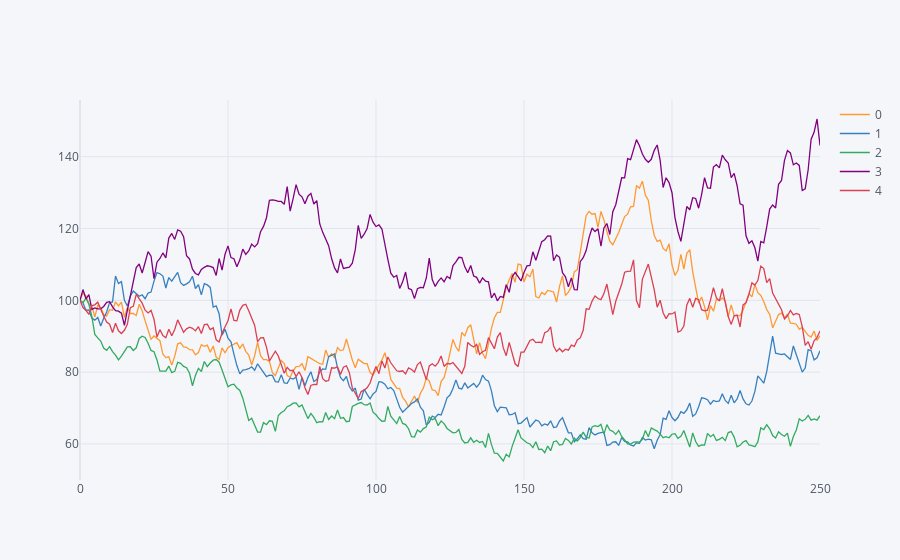

The notebook cell saved with this chart:
### Code cell
import cufflinks as cf
cf.go_offline()
df.iplot()

### Figure 1 — Plotly figure (JSON) as saved in the notebook; plotly's stock layout.template omitted (floating-point values rounded to 4 significant figures; data arrays with more than 128 entries replaced by an {"elided": "..."} marker saying what was removed)
{"data": [{"line": {"color": "rgba(255, 153, 51, 1.0)", "dash": "solid", "shape": "linear", "width": 1.3}, "mode": "lines", "name": "0", "text": "", "type": "scatter", "x": {"elided": "251 int values"}, "y": {"elided": "251 float values"}}, {"line": {"color": "rgba(55, 128, 191, 1.0)", "dash": "solid", "shape": "linear", "width": 1.3}, "mode": "lines", "name": "1", "text": "", "type": "scatter", "x": {"elided": "251 int values"}, "y": {"elided": "251 float values"}}, {"line": {"color": "rgba(50, 171, 96, 1.0)", "dash": "solid", "shape": "linear", "width": 1.3}, "mode": "lines", "name": "2", "text": "", "type": "scatter", "x": {"elided": "251 int values"}, "y": {"elided": "251 float values"}}, {"line": {"color": "rgba(128, 0, 128, 1.0)", "dash": "solid", "shape": "linear", "width": 1.3}, "mode": "lines", "name": "3", "text": "", "type": "scatter", "x": {"elided": "251 int values"}, "y": {"elided": "251 float values"}}, {"line": {"color": "rgba(219, 64, 82, 1.0)", "dash": "solid", "shape": "linear", "width": 1.3}, "mode": "lines", "name": "4", "text": "", "type": "scatter", "x": {"elided": "251 int values"}, "y": {"elided": "251 float values"}}], "layout": {"legend": {"bgcolor": "#F5F6F9", "font": {"color": "#4D5663"}}, "paper_bgcolor": "#F5F6F9", "plot_bgcolor": "#F5F6F9", "title": {"font": {"color": "#4D5663"}}, "xaxis": {"gridcolor": "#E1E5ED", "showgrid": true, "tickfont": {"color": "#4D5663"}, "title": {"font": {"color": "#4D5663"}, "text": ""}, "zerolinecolor": "#E1E5ED"}, "yaxis": {"gridcolor": "#E1E5ED", "showgrid": true, "tickfont": {"color": "#4D5663"}, "title": {"font": {"color": "#4D5663"}, "text": ""}, "zerolinecolor": "#E1E5ED"}}}
